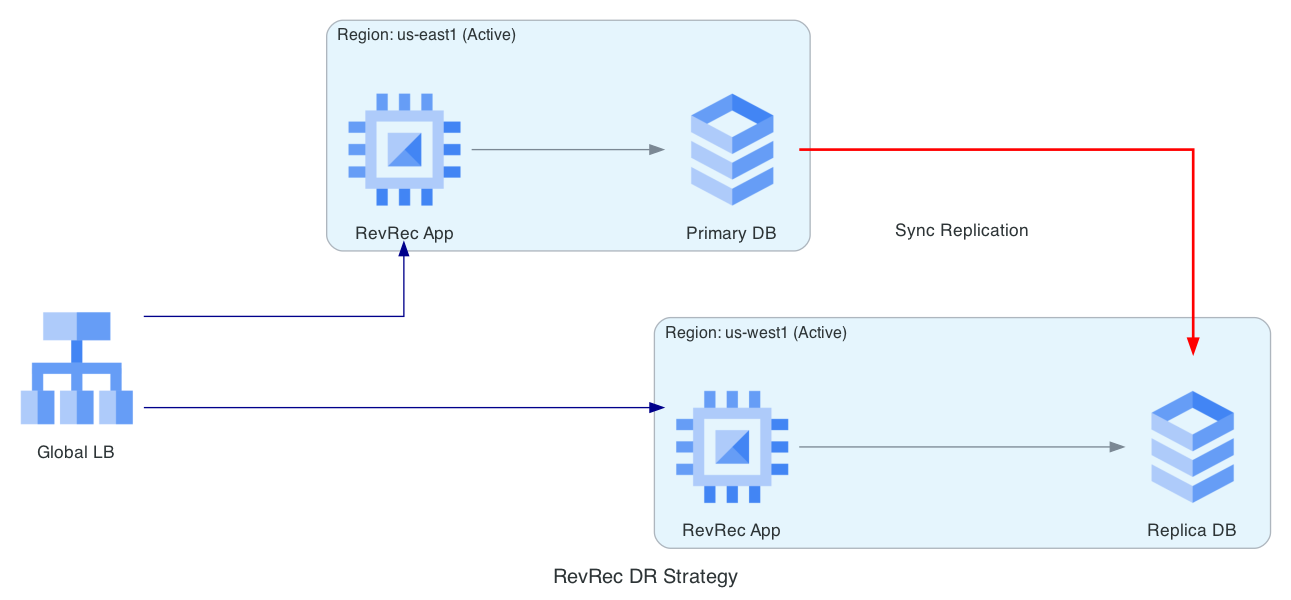

Write the Python code that produced this figure.
from diagrams import Diagram, Cluster, Edge
from diagrams.gcp.network import LoadBalancing
from diagrams.gcp.compute import GCE
from diagrams.gcp.database import SQL

graph_attr = {"pad": "0.1", "nodesep": "1.2", "ranksep": "2.0", "bgcolor": "transparent"}

with Diagram("RevRec DR Strategy", show=False, filename="revrec_dr_strategy", direction="LR", graph_attr=graph_attr):
    lb = LoadBalancing("Global LB")

    with Cluster("Region: us-east1 (Active)"):
        app_a = GCE("RevRec App")
        db_a = SQL("Primary DB")

    with Cluster("Region: us-west1 (Active)"):
        app_b = GCE("RevRec App")
        db_b = SQL("Replica DB")

    lb >> Edge(color="darkblue") >> [app_a, app_b]
    app_a >> db_a
    app_b >> db_b
    db_a >> Edge(label="Sync Replication", color="red", style="bold") >> db_b
